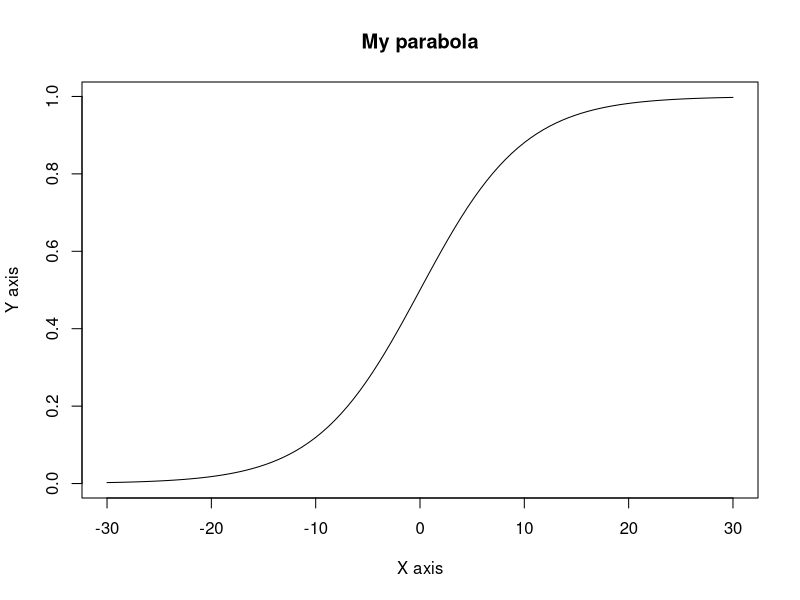
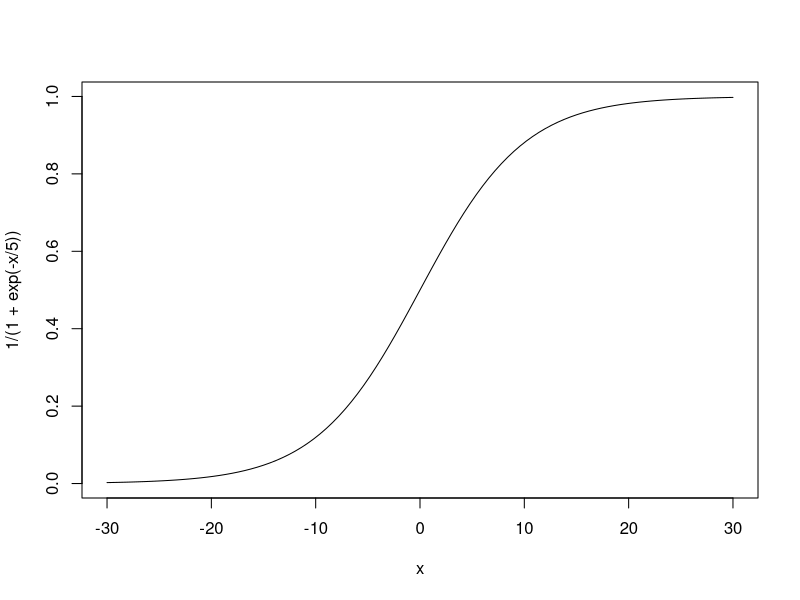
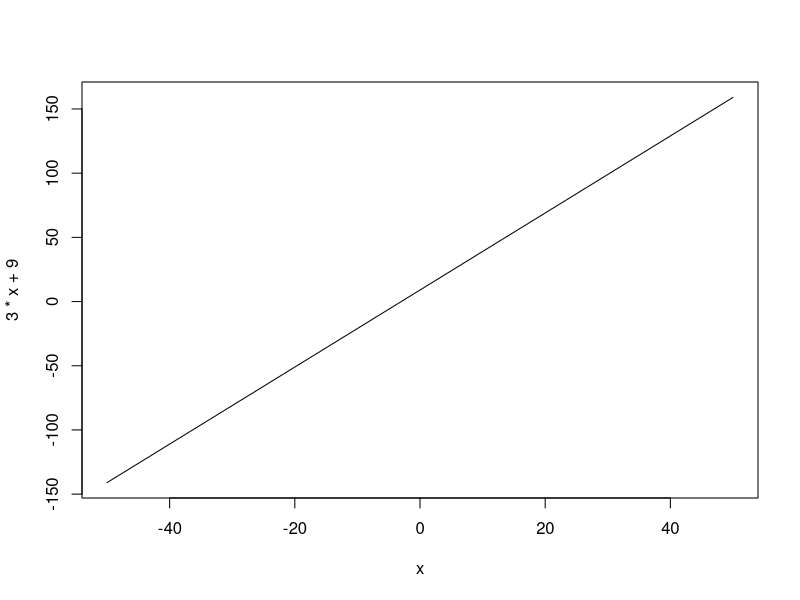
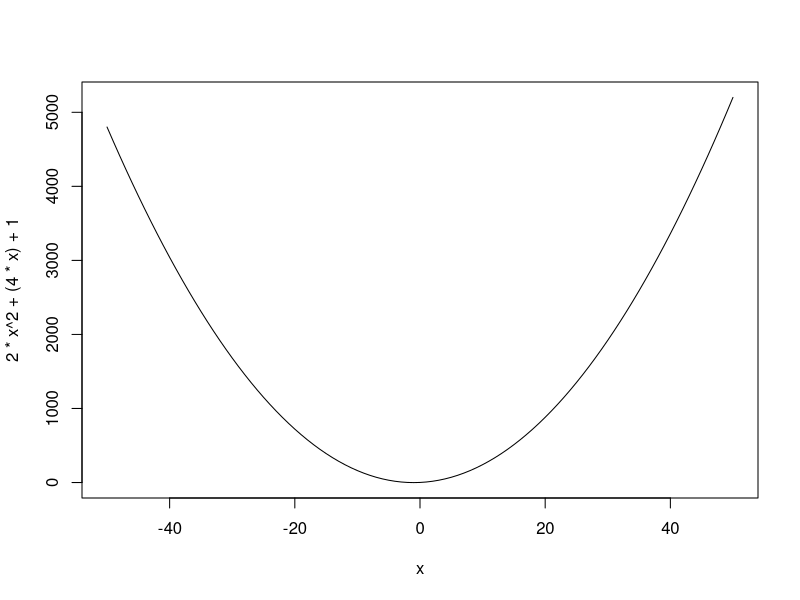
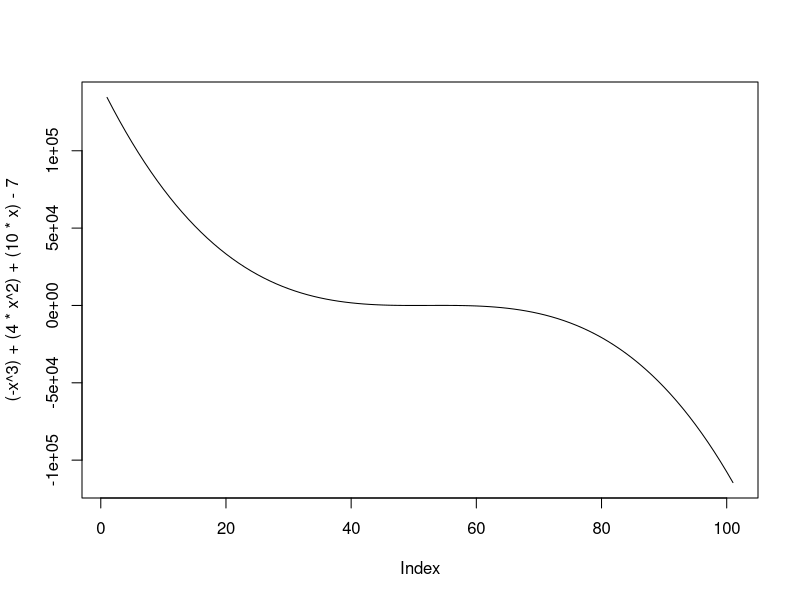
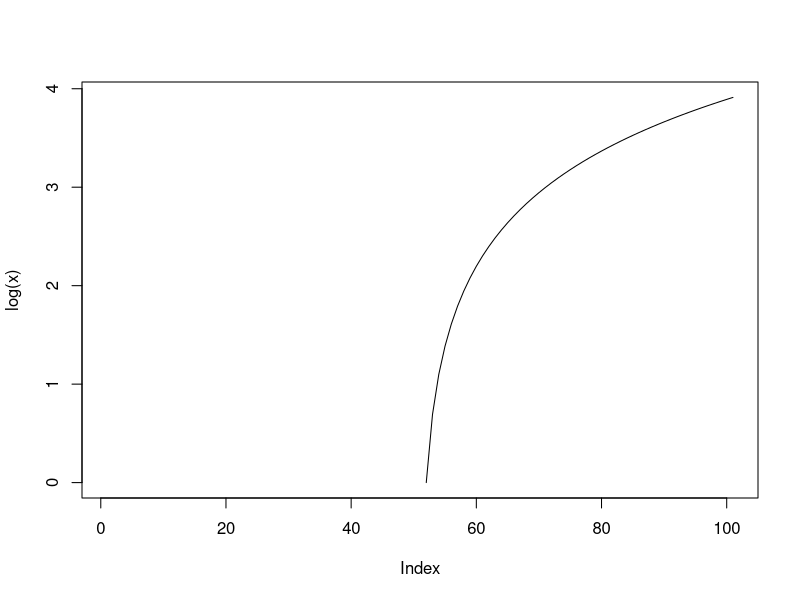
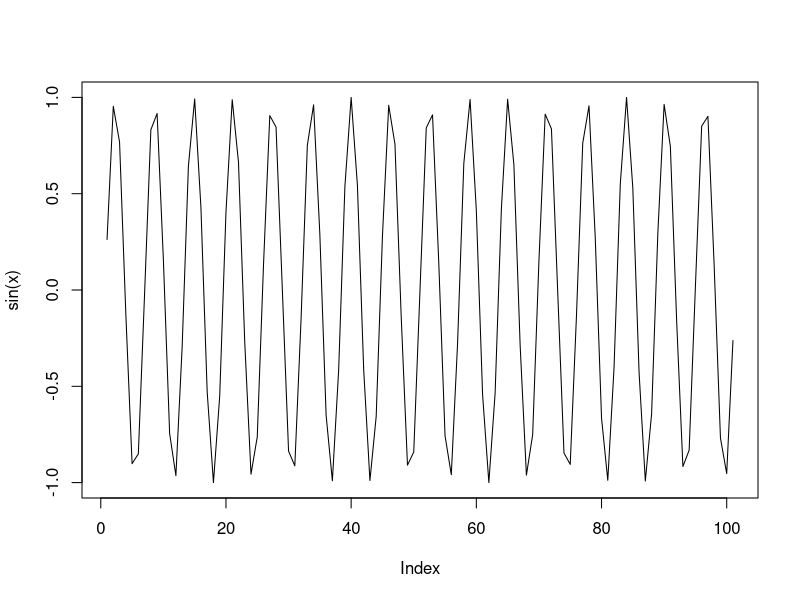
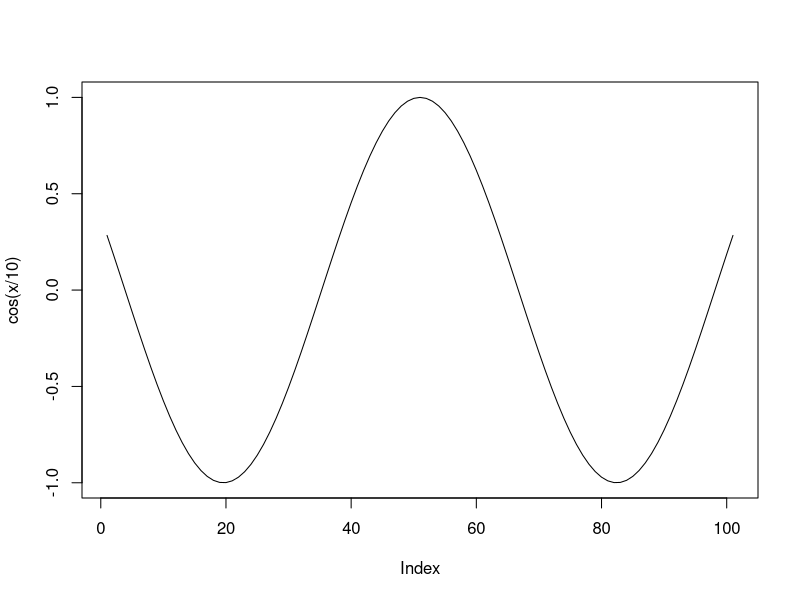

These charts were generated, in order, by the following R code:
#x^2
n = 100
x = seq(from=-30, to=30,length.out=n)
y=1/(1+exp(-x/5))
plot(x,y,type ="l",
     xlab = "X axis",
     ylab = "Y axis",
     main = "My parabola"
     )

curve(1/(1+exp(-x/5)), from=-30, to=30)

#setup variable for questions
x<- -50:50

#q1
plot(x,3*x + 9,
     type="l")

#q2
plot(x,2*x^2+(4*x) +1,
     type="l")

#q3
plot((-x^3)+(4*x^2)+(10*x)-7,
     type="l")

#q4
plot(log(x),
     type="l")

#q5
plot(sin(x),
     type="l")

#q6
plot(cos(x/10),
     type="l")

#q7
plot(sin(x/2)/x,
     type="l")

#q8
plot(1/(1+exp(-x/5)),
     type="l")

